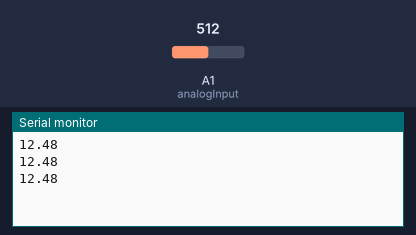
Bench run of a sketch on a simulated Arduino Uno, built with avr-gcc and run on an emulated ATmega328P. Parts: the last lines printed to the serial monitor. The inputs (shaded band) are chosen by the test bench; at power-on: A1 (analogInput) = 512.

Above: at 1.3 s.
1.4 s: A1 (analogInput) set to 716
At 1.9 s:
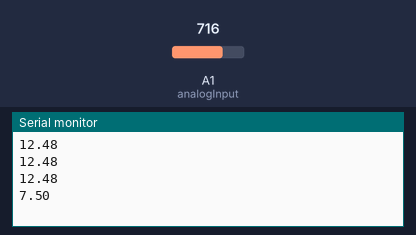
2.9 s: A1 (analogInput) set to 900
At 3.4 s:
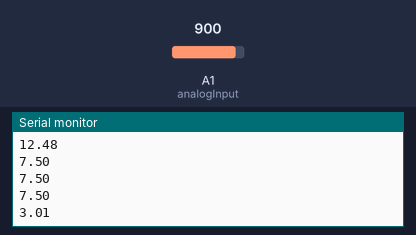
Timing chart, 0 to 5.9 s (numbered marks = the images above; inputs shaded):
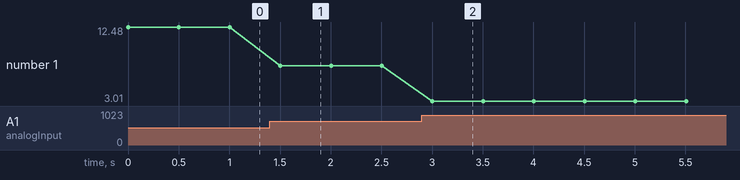

Measured:
- after the input at 1.4 s, the serial monitor: prints a new line after 0.10 s (image 1)
- after the input at 2.9 s, the serial monitor: prints a new line after 0.10 s (image 2)
- plotted number 1: 12.48 → 7.5 after the input at 1.4 s, 7.5 → 3.01 after the input at 2.9 s

The sketch:

sensor_voltage.ino
```cpp
int analogInput = A1;
float vout = 0.0;
float vin = 0.0;
float vr = 0.0;
float R1 = 30000.0; //
float R2 = 7500.0; //
int value = 0;

void setup()
{
pinMode(analogInput, INPUT);
Serial.begin(9600);

}

void loop()
{
// read the value at analog input
value = analogRead(analogInput);
vout = (value * 5.0) / 1024.0;
vin = vout / (R2/(R1+R2));
vr =24.98 -vin;

Serial.println(vr,2);
delay(500);
}
```
